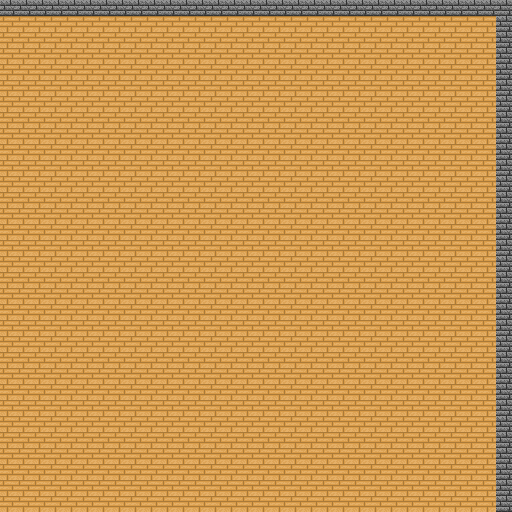

This is a level from a 2D game, rendered from its Tiled map with the project's own tilesets. A one-line summary and the complete map file follow:
An orthogonal 32x32 tile map with 16x16 px tiles, 1 tile layer (Tile Layer 1).

<map version="1.10" tiledversion="1.11.2" orientation="orthogonal" renderorder="right-down" width="32" height="32" tilewidth="16" tileheight="16" infinite="0" nextlayerid="3" nextobjectid="1">
 <tileset firstgid="1" name="tileset" tilewidth="16" tileheight="16" tilecount="40" columns="8">
  <image source="../tilesets/tileset.png" width="128" height="80" />
  <tile id="0">
   <properties>
    <property name="collision" type="bool" value="false" />
   </properties>
  </tile>
  <tile id="1">
   <properties>
    <property name="collision" type="bool" value="false" />
   </properties>
  </tile>
  <tile id="2">
   <properties>
    <property name="collision" type="bool" value="false" />
   </properties>
  </tile>
  <tile id="3">
   <properties>
    <property name="collision" type="bool" value="false" />
   </properties>
  </tile>
  <tile id="4">
   <properties>
    <property name="collision" type="bool" value="true" />
   </properties>
  </tile>
  <tile id="5">
   <properties>
    <property name="collision" type="bool" value="false" />
   </properties>
  </tile>
  <tile id="6">
   <properties>
    <property name="collision" type="bool" value="false" />
   </properties>
  </tile>
  <tile id="7">
   <properties>
    <property name="collision" type="bool" value="false" />
   </properties>
  </tile>
  <tile id="8">
   <properties>
    <property name="collision" type="bool" value="false" />
   </properties>
  </tile>
  <tile id="9">
   <properties>
    <property name="collision" type="bool" value="false" />
   </properties>
  </tile>
  <tile id="10">
   <properties>
    <property name="collision" type="bool" value="false" />
   </properties>
  </tile>
  <tile id="11">
   <properties>
    <property name="collision" type="bool" value="false" />
   </properties>
  </tile>
  <tile id="12">
   <properties>
    <property name="collision" type="bool" value="false" />
   </properties>
  </tile>
  <tile id="13">
   <properties>
    <property name="collision" type="bool" value="false" />
   </properties>
  </tile>
  <tile id="14">
   <properties>
    <property name="collision" type="bool" value="false" />
   </properties>
  </tile>
  <tile id="15">
   <properties>
    <property name="collision" type="bool" value="false" />
   </properties>
  </tile>
  <tile id="16">
   <properties>
    <property name="collision" type="bool" value="false" />
   </properties>
  </tile>
  <tile id="17">
   <properties>
    <property name="collision" type="bool" value="false" />
   </properties>
  </tile>
  <tile id="18">
   <properties>
    <property name="collision" type="bool" value="true" />
   </properties>
  </tile>
  <tile id="19">
   <properties>
    <property name="collision" type="bool" value="true" />
   </properties>
  </tile>
  <tile id="20">
   <properties>
    <property name="collision" type="bool" value="true" />
   </properties>
  </tile>
  <tile id="21">
   <properties>
    <property name="collision" type="bool" value="true" />
   </properties>
  </tile>
  <tile id="22">
   <properties>
    <property name="collision" type="bool" value="true" />
   </properties>
  </tile>
  <tile id="23">
   <properties>
    <property name="collision" type="bool" value="true" />
   </properties>
  </tile>
  <tile id="24">
   <properties>
    <property name="collision" type="bool" value="true" />
   </properties>
  </tile>
  <tile id="25">
   <properties>
    <property name="collision" type="bool" value="true" />
   </properties>
  </tile>
  <tile id="26">
   <properties>
    <property name="collision" type="bool" value="true" />
   </properties>
  </tile>
  <tile id="27">
   <properties>
    <property name="collision" type="bool" value="true" />
   </properties>
  </tile>
  <tile id="28">
   <properties>
    <property name="collision" type="bool" value="true" />
   </properties>
  </tile>
  <tile id="29">
   <properties>
    <property name="collision" type="bool" value="true" />
   </properties>
  </tile>
  <tile id="30">
   <properties>
    <property name="collision" type="bool" value="true" />
   </properties>
  </tile>
  <tile id="31">
   <properties>
    <property name="collision" type="bool" value="true" />
   </properties>
  </tile>
  <tile id="32">
   <properties>
    <property name="collision" type="bool" value="false" />
   </properties>
  </tile>
  <tile id="33">
   <properties>
    <property name="collision" type="bool" value="true" />
   </properties>
  </tile>
  <tile id="34">
   <properties>
    <property name="collision" type="bool" value="true" />
   </properties>
  </tile>
  <tile id="35">
   <properties>
    <property name="collision" type="bool" value="false" />
   </properties>
  </tile>
  <tile id="36">
   <properties>
    <property name="collision" type="bool" value="false" />
   </properties>
  </tile>
  <tile id="37">
   <properties>
    <property name="collision" type="bool" value="false" />
   </properties>
  </tile>
  <tile id="38">
   <properties>
    <property name="collision" type="bool" value="false" />
   </properties>
  </tile>
  <tile id="39">
   <properties>
    <property name="collision" type="bool" value="false" />
   </properties>
  </tile>
 </tileset>
 <layer id="1" name="Tile Layer 1" width="32" height="32">
  <data encoding="csv">
21,21,21,21,21,21,21,21,21,21,21,21,21,21,21,21,21,21,21,21,21,21,21,21,21,21,21,21,21,21,21,21,
2,2,2,2,2,2,2,2,2,2,2,2,2,2,2,2,2,2,2,2,2,2,2,2,2,2,2,2,2,2,2,21,
2,2,2,2,2,2,2,2,2,2,2,2,2,2,2,2,2,2,2,2,2,2,2,2,2,2,2,2,2,2,2,21,
2,2,2,2,2,2,2,2,2,2,2,2,2,2,2,2,2,2,2,2,2,2,2,2,2,2,2,2,2,2,2,21,
2,2,2,2,2,2,2,2,2,2,2,2,2,2,2,2,2,2,2,2,2,2,2,2,2,2,2,2,2,2,2,21,
2,2,2,2,2,2,2,2,2,2,2,2,2,2,2,2,2,2,2,2,2,2,2,2,2,2,2,2,2,2,2,21,
2,2,2,2,2,2,2,2,2,2,2,2,2,2,2,2,2,2,2,2,2,2,2,2,2,2,2,2,2,2,2,21,
2,2,2,2,2,2,2,2,2,2,2,2,2,2,2,2,2,2,2,2,2,2,2,2,2,2,2,2,2,2,2,21,
2,2,2,2,2,2,2,2,2,2,2,2,2,2,2,2,2,2,2,2,2,2,2,2,2,2,2,2,2,2,2,21,
2,2,2,2,2,2,2,2,2,2,2,2,2,2,2,2,2,2,2,2,2,2,2,2,2,2,2,2,2,2,2,21,
2,2,2,2,2,2,2,2,2,2,2,2,2,2,2,2,2,2,2,2,2,2,2,2,2,2,2,2,2,2,2,21,
2,2,2,2,2,2,2,2,2,2,2,2,2,2,2,2,2,2,2,2,2,2,2,2,2,2,2,2,2,2,2,21,
2,2,2,2,2,2,2,2,2,2,2,2,2,2,2,2,2,2,2,2,2,2,2,2,2,2,2,2,2,2,2,21,
2,2,2,2,2,2,2,2,2,2,2,2,2,2,2,2,2,2,2,2,2,2,2,2,2,2,2,2,2,2,2,21,
2,2,2,2,2,2,2,2,2,2,2,2,2,2,2,2,2,2,2,2,2,2,2,2,2,2,2,2,2,2,2,21,
2,2,2,2,2,2,2,2,2,2,2,2,2,2,2,2,2,2,2,2,2,2,2,2,2,2,2,2,2,2,2,21,
2,2,2,2,2,2,2,2,2,2,2,2,2,2,2,2,2,2,2,2,2,2,2,2,2,2,2,2,2,2,2,21,
2,2,2,2,2,2,2,2,2,2,2,2,2,2,2,2,2,2,2,2,2,2,2,2,2,2,2,2,2,2,2,21,
2,2,2,2,2,2,2,2,2,2,2,2,2,2,2,2,2,2,2,2,2,2,2,2,2,2,2,2,2,2,2,21,
2,2,2,2,2,2,2,2,2,2,2,2,2,2,2,2,2,2,2,2,2,2,2,2,2,2,2,2,2,2,2,21,
2,2,2,2,2,2,2,2,2,2,2,2,2,2,2,2,2,2,2,2,2,2,2,2,2,2,2,2,2,2,2,21,
2,2,2,2,2,2,2,2,2,2,2,2,2,2,2,2,2,2,2,2,2,2,2,2,2,2,2,2,2,2,2,21,
2,2,2,2,2,2,2,2,2,2,2,2,2,2,2,2,2,2,2,2,2,2,2,2,2,2,2,2,2,2,2,21,
2,2,2,2,2,2,2,2,2,2,2,2,2,2,2,2,2,2,2,2,2,2,2,2,2,2,2,2,2,2,2,21,
2,2,2,2,2,2,2,2,2,2,2,2,2,2,2,2,2,2,2,2,2,2,2,2,2,2,2,2,2,2,2,21,
2,2,2,2,2,2,2,2,2,2,2,2,2,2,2,2,2,2,2,2,2,2,2,2,2,2,2,2,2,2,2,21,
2,2,2,2,2,2,2,2,2,2,2,2,2,2,2,2,2,2,2,2,2,2,2,2,2,2,2,2,2,2,2,21,
2,2,2,2,2,2,2,2,2,2,2,2,2,2,2,2,2,2,2,2,2,2,2,2,2,2,2,2,2,2,2,21,
2,2,2,2,2,2,2,2,2,2,2,2,2,2,2,2,2,2,2,2,2,2,2,2,2,2,2,2,2,2,2,21,
2,2,2,2,2,2,2,2,2,2,2,2,2,2,2,2,2,2,2,2,2,2,2,2,2,2,2,2,2,2,2,21,
2,2,2,2,2,2,2,2,2,2,2,2,2,2,2,2,2,2,2,2,2,2,2,2,2,2,2,2,2,2,2,21,
2,2,2,2,2,2,2,2,2,2,2,2,2,2,2,2,2,2,2,2,2,2,2,2,2,2,2,2,2,2,2,21
</data>
 </layer>
</map>
